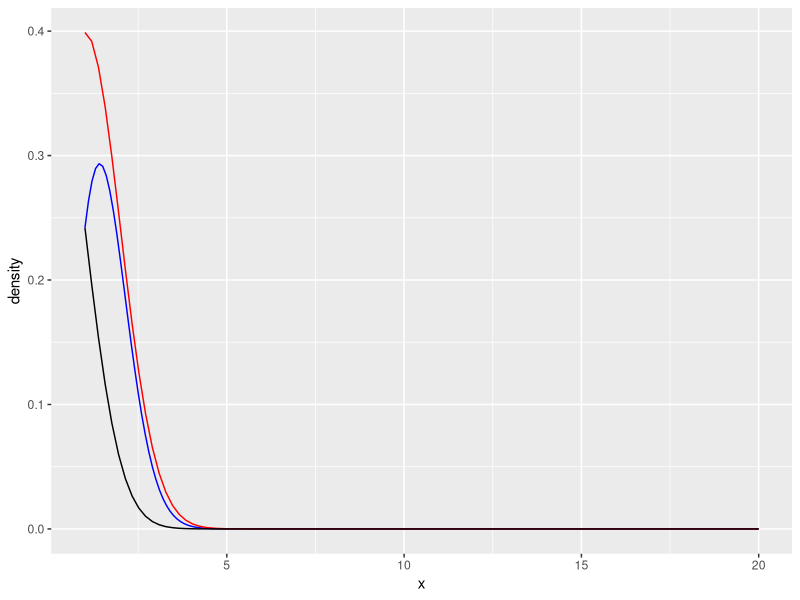

Recreate this plot in R.
## ---- chunk 1
library(ggplot2)
## ---- chunk 2
target = data.frame(x = seq(1, 20, 0.1),
                    density = sapply(seq(1, 20, 0.1), 
                                     function(x) x^2/sqrt(2*pi)*exp(-x^2/2)))

ggplot(target)+
  geom_line(aes(x = x, y = density),color="blue")+
  stat_function(fun=dnorm, args=list(mean=1, sd=1), color="red")+
  stat_function(fun=dnorm, args=list(mean=0, sd=1), color="black")
## ---- chunk 3
set.seed(20210327)
draw <- 10^5

# For f1, N(1,1)
gf1 <- function(x) x^2 * exp(- (2*x+1) / 2)
norm1 <- sapply(1:draw, function(x){
  while(TRUE){
    temp <- rnorm(1,1,1)
    if(temp >=0 & temp <= 1)
      return(temp)
  }
})
integral1 <- sapply(norm1, gf1)

# For f2, N(0,1)
gf2 <- function(x) x^2
norm2 <- sapply(1:draw, function(x){
  while(TRUE){
    temp <- rnorm(1,0,1)
    if(temp >=0 & temp <= 1)
      return(temp)
  }
})
integral2 <- sapply(norm2, gf2)

se <- round(c(sd(integral1), sd(integral2)), 4)
names(se) <- c('se for f1', 'se for f2')
se
## ---- chunk 4
0.5 - mean(integral1)
## ---- chunk 5
set.seed(20210327)
draw <- 10^5
uniform_var <- runif(draw, min=0, max=10)
f <- function(x) x / (2 + x^0.25)
g <- function(x) x
f_x <- sapply(uniform_var, f)
g_x <- sapply(uniform_var, g)
c <- - cov(f_x, g_x) / var(g_x)
## ---- chunk 6
# 5 is the theoretical expected value for E(g(x))
# (10 - 0) is because the integrate area is 0 to 10
control_integral <- mean(f_x + c*(g_x - 5)) * (10 - 0)
control_integral
## ---- chunk 7
set.seed(20210327)
uniform_var <- runif(draw, min=0, max=1)
monte_f <- function(x) 100*x / (2 + (10*x)^0.25)
monte_f_x <- sapply(uniform_var, monte_f)
mean(monte_f_x)
## ---- chunk 8
monte_var <- var(monte_f_x)
control_var <- var((f_x + c*(g_x - 5))*10)
(monte_var - control_var) / monte_var
